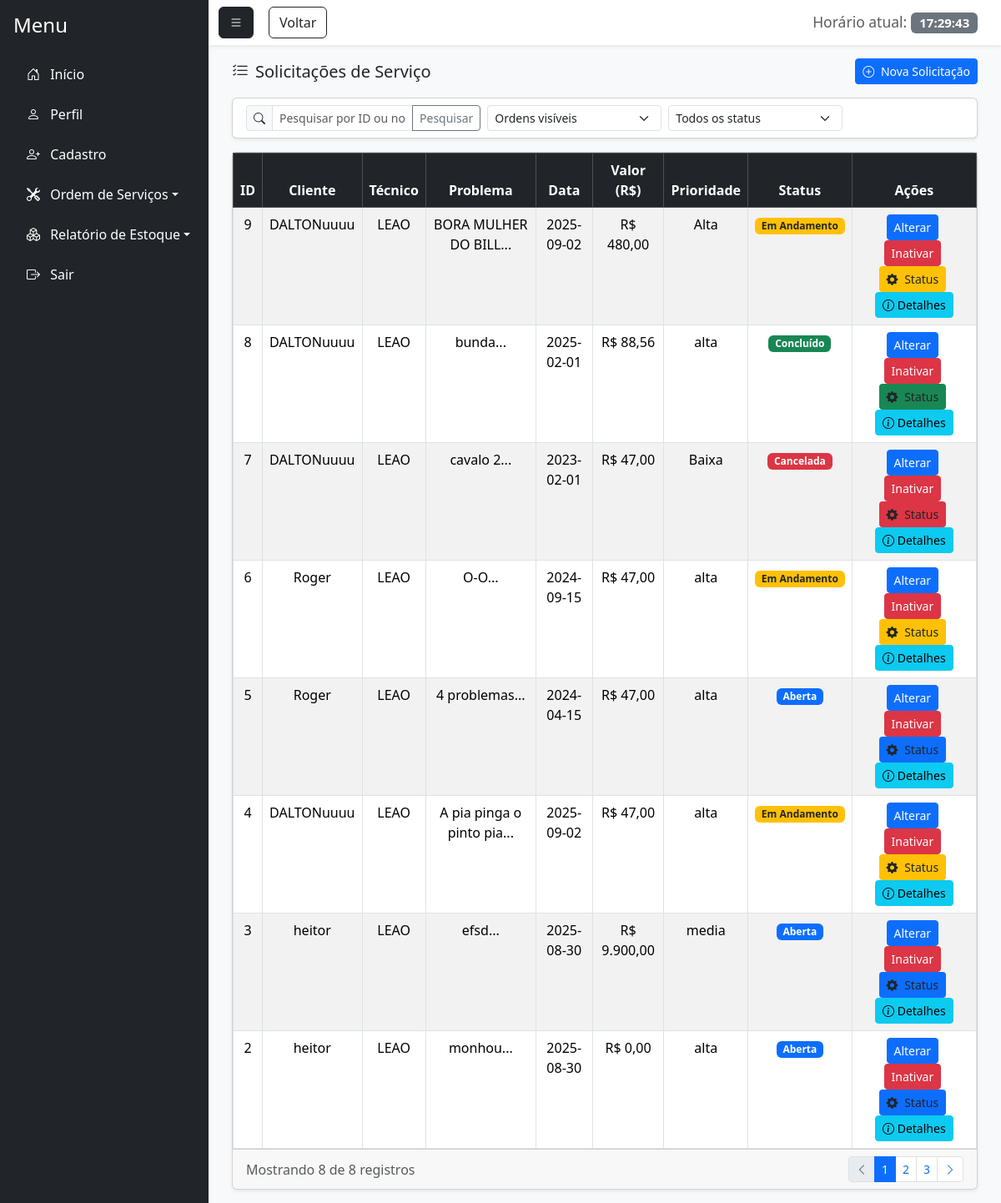
Screenshot of /consultar_ordem.php (signed in) with the database file from the repository.
### tables this page shows
CREATE TABLE `nova_ordem` (
  `id_ordem` int(11) NOT NULL,
  `id_funcionario` int(11) NOT NULL,
  `nome_client_ordem` varchar(100) NOT NULL,
  `tecnico` varchar(100) DEFAULT NULL,
  `marca_aparelho` varchar(100) DEFAULT NULL,
  `tempo_uso` varchar(50) DEFAULT NULL,
  `problema` text DEFAULT NULL,
  `prioridade` varchar(20) DEFAULT NULL,
  `observacao` text DEFAULT NULL,
  `dt_recebimento` date DEFAULT NULL,
  `valor_total` decimal(10,2) NOT NULL,
  `metodo_pag` varchar(50) DEFAULT NULL,
  `id_peca_est` int(11) DEFAULT NULL,
  `id_cliente` int(11) DEFAULT NULL,
  `status_ordem` enum('Aberta','Em Andamento','Aguardando Peças','Concluído','Cancelada') DEFAULT 'Aberta',
  `id_usuario` int(11) DEFAULT NULL
);

CREATE TABLE `usuario` (
  `id_usuario` int(11) NOT NULL,
  `nome_usuario` varchar(100) NOT NULL,
  `senha` varchar(255) NOT NULL,
  `email` varchar(100) NOT NULL,
  `senha_temporaria` tinyint(1) DEFAULT 0,
  `id_perfil` int(11) NOT NULL,
  `status` enum('Ativo','Inativo') DEFAULT 'Ativo',
  `id_motivo_inatividade` int(11) DEFAULT NULL,
  `data_inatividade` date DEFAULT NULL,
  `observacao_inatividade` text DEFAULT NULL
);

### consultar_ordem.php (the view, shortened to what this page needs)
<?php
    require_once 'conexao.php';
    require_once 'php/permissoes.php';
    $sql = "SELECT no.id_ordem,
                   no.nome_client_ordem,
                   u.nome_usuario AS nome_tecnico,
                   u.id_usuario AS id_tecnico,
                   no.problema,
                   no.dt_recebimento,
                   no.valor_total,
                   no.marca_aparelho,
                   no.prioridade,
                   no.observacao,
                   no.status_ordem AS statuss,
                   c.nome_cliente,
                   no.id_cliente,
                   f.nome_funcionario
            FROM nova_ordem no
            LEFT JOIN cliente c ON no.id_cliente = c.id_cliente
            LEFT JOIN funcionario f ON no.id_funcionario = f.id_funcionario
            LEFT JOIN usuario u ON no.tecnico = u.id_usuario";
    $sql .= " ORDER BY no.id_ordem DESC";
    $stmt = $pdo->prepare($sql);
    $stmt->execute();
    $ordens = $stmt->fetchAll(PDO::FETCH_ASSOC);
    $filtro_oculto = isset($_GET['filtro_oculto']) ? $_GET['filtro_oculto'] : '0';
    if ($filtro_oculto == '0') {
        $ordens = array_filter($ordens, function($ordem) {
            return !in_array($ordem['id_ordem'], $_SESSION['ordens_ocultas']);
        });
    } else {
        $ordens = array_filter($ordens, function($ordem) {
            return in_array($ordem['id_ordem'], $_SESSION['ordens_ocultas']);
        });
    }
?>
<!DOCTYPE html>
<html lang="pt-BR">
<head>
    <link href="https://cdn.jsdelivr.net/npm/bootstrap@5.3.7/dist/css/bootstrap.min.css" rel="stylesheet">
    <link rel="stylesheet" href="https://cdn.jsdelivr.net/npm/bootstrap-icons@1.11.1/font/bootstrap-icons.css">
    <link href="https://cdn.jsdelivr.net/npm/bootstrap-icons@1.11.1/font/bootstrap-icons.css" rel="stylesheet">
</head>
<body class="bg-light">
    <div class="d-flex vh-100 bg-light">
        <div class="flex-grow-1 d-flex flex-column">
            <nav class="navbar navbar-light bg-white shadow-sm">
                <div class="container-fluid">
                    <button class="btn btn-dark" id="menu-toggle"><i class="bi bi-list"></i></button>
                    <button class="btn btn-outline-dark" style="position: absolute; margin-left: 60px;" onclick="history.back()">Voltar</button>
                    <span class="navbar-brand mb-0 h1">
                        <small class="text-muted">Horário atual:</small>
                        <span id="liveClock" class="badge bg-secondary"></span>
                    </span>
                </div>
            </nav>
            <div class="flex-grow-1 p-3" style="overflow-y: auto;">
                <div class="container-fluid">
                    <div class="d-flex justify-content-between align-items-center mb-3">
                        <h5 class="mb-0"><i class="bi bi-list-check me-2"></i>Solicitações de Serviço</h5>
                        <a href="nova_ordem.php" class="btn btn-primary btn-sm">
                            <i class="bi bi-plus-circle me-1"></i> Nova Solicitação
                        </a>
                    </div>
                    <div class="card shadow-sm mb-3">
                        <div class="card-body py-2">
                            <form method="GET" action="consultar_ordem.php" id="filterForm">
                                <div class="row g-2">
                                    <div class="col-md-4">
                                        <div class="input-group input-group-sm">
                                            <span class="input-group-text"><i class="bi bi-search"></i></span>
                                            <input type="text" id="busca" name="busca" class="form-control"
                                                placeholder="Pesquisar por ID ou nome do cliente..."
                                                value="<?= isset($_GET['busca']) ? htmlspecialchars($_GET['busca']) : '' ?>">
                                            <button class="btn btn-outline-secondary" type="submit">Pesquisar</button>
                                        </div>
                                    </div>
                                    <div class="col-md-3">
                                        <select name="filtro_oculto" id="filtro_oculto" class="form-select form-select-sm">
                                            <option value="0" <?= (isset($_GET['filtro_oculto']) && $_GET['filtro_oculto'] == '0') ? 'selected' : '' ?>>Ordens visíveis</option>
                                        </select>
                                    </div>
                                    <div class="col-md-3">
                                        <select name="statuss" id="statuss" class="form-select form-select-sm">
                                            <option value="">Todos os status</option>
                                        </select>
                                    </div>
                                    <div class="col-md-2">
                                    </div>
                                </div>
                            </form>
                        </div>
                    </div>
                    <div class="card shadow-sm">
                        <div class="card-body p-0">
                            <div class="table-responsive">
                                <?php if(!empty($ordens)): ?>
                                    <table class="table table-striped table-hover table-bordered mb-0">
                                        <thead class="table-dark">
                                            <tr>
                                                <th><center>ID</center></th>
                                                <th><center>Cliente</center></th>
                                                <th><center>Técnico</center></th>
                                                <th><center>Problema</center></th>
                                                <th><center>Data</center></th>
                                                <th><center>Valor (R$)</center></th>
                                                <th><center>Prioridade</center></th>
                                                <th><center>Status</center></th>
                                                <th class="text-center">Ações</th>
                                            </tr>
                                        </thead>
                                        <tbody>
                                            <?php foreach($ordens as $ordem): ?>
                                                <tr>
                                                    <td><center><?= htmlspecialchars($ordem['id_ordem']) ?></center></td>
                                                    <td><center><?= htmlspecialchars($ordem['nome_cliente'] ? $ordem['nome_cliente'] : $ordem['nome_client_ordem']) ?></center></td>
                                                    <td><center><?= htmlspecialchars($ordem['nome_tecnico'] ? $ordem['nome_tecnico'] : 'Não atribuído') ?></center></td>
                                                    <td><center><?= htmlspecialchars(substr($ordem['problema'], 0, 30)) ?>...</center></td>
                                                    <td><center><?= htmlspecialchars($ordem['dt_recebimento']) ?></center></td>
                                                    <td><center>R$ <?= number_format($ordem['valor_total'], 2, ',', '.') ?></center></td>
                                                    <td><center><?= htmlspecialchars($ordem['prioridade']) ?></center></td>
                                                    <td>
                                                        <center>
                                                            <?php
                                                            $badge_class = '';
                                                            switch($ordem['statuss']) {
                                                                case 'Aberta': $badge_class = 'bg-primary'; break;
                                                                case 'Em Andamento': $badge_class = 'bg-warning text-dark'; break;
                                                                case 'Concluído': $badge_class = 'bg-success'; break;
                                                                case 'Cancelada': $badge_class = 'bg-danger'; break;
                                                            }
                                                            ?>
                                                            <span class="badge <?=$badge_class?>"><?=$ordem['statuss']?></span>
                                                        </center>
                                                    </td>
                                                    <td class="text-center">
                                                        <a href="#" class="btn btn-sm btn-primary me-1" title="Alterar" onclick="carregarDadosOrdem(<?= htmlspecialchars($ordem['id_ordem']) ?>)">Alterar</a>
                                                        <?php if ($filtro_oculto == '0'): ?>
                                                            <a href="consultar_ordem.php?acao=ocultar&id=<?= htmlspecialchars($ordem['id_ordem']) ?>"
                                                                class="btn btn-sm btn-danger me-1" title="Ocultar"
                                                                onclick="return confirm('Deseja ocultar esta ordem?')">
                                                                Inativar
                                                            </a>
                                                        <?php endif; ?>
                                                        <button type="button" class="btn btn-sm <?= $badge_class ?> me-1" onclick="abrirModalStatus(<?=htmlspecialchars($ordem['id_ordem'])?>, '<?=$ordem['statuss']?>', '<?=htmlspecialchars($ordem['id_ordem'])?>')">
                                                            <i class="bi bi-gear-fill me-1"></i> Status
                                                        </button>
                                                        <button class="btn btn-sm btn-info" onclick="mostrarDetalhes(<?=htmlspecialchars($ordem['id_ordem'])?>)">
                                                            <i class="bi bi-info-circle"></i> Detalhes
                                                        </button>
                                                    </td>
                                                </tr>
                                            <?php endforeach; ?>
                                        </tbody>
                                    </table>
                                <?php else: ?>
                                    <div class="p-3 text-center">
                                        <p>Nenhuma ordem de serviço encontrada.</p>
                                    </div>
                                <?php endif; ?>
                            </div>
                        </div>
                        <div class="card-footer py-2">
                            <div class="d-flex justify-content-between align-items-center">
                                <div>
                                    <span class="text-muted">Mostrando <?= count($ordens) ?> de <?= count($ordens) ?> registros</span>
                                </div>
                                <nav>
                                    <ul class="pagination pagination-sm mb-0">
                                        <li class="page-item disabled">
                                            <a class="page-link" href="#"><i class="bi bi-chevron-left"></i></a>
                                        </li>
                                        <li class="page-item active">
                                            <a class="page-link" href="#">1</a>
                                        </li>
                                        <li class="page-item">
                                            <a class="page-link" href="#">2</a>
                                        </li>
                                        <li class="page-item">
                                            <a class="page-link" href="#">3</a>
                                        </li>
                                        <li class="page-item">
                                            <a class="page-link" href="#"><i class="bi bi-chevron-right"></i></a>
                                        </li>
                                    </ul>
                                </nav>
                            </div>
                        </div>
                    </div>
                </div>
            </div>
</body>
</html>

### rows the page displays
nova_ordem: id_ordem "9", nome_client_ordem "DALTONuuuu", usuario.nome_usuario "LEAO", problema "BORA MULHER DO BILL", dt_recebimento "2025-09-02", valor_total "480,00", prioridade "Alta", status_ordem "Em Andamento"
nova_ordem: id_ordem "8", nome_client_ordem "DALTONuuuu", usuario.nome_usuario "LEAO", problema "bunda", dt_recebimento "2025-02-01", valor_total "88,56", prioridade "alta", status_ordem "Concluído"
nova_ordem: id_ordem "7", nome_client_ordem "DALTONuuuu", usuario.nome_usuario "LEAO", problema "cavalo 2", dt_recebimento "2023-02-01", valor_total "47,00", prioridade "Baixa", status_ordem "Cancelada"
nova_ordem: id_ordem "6", nome_client_ordem "Roger", usuario.nome_usuario "LEAO", problema "O-O", dt_recebimento "2024-09-15", valor_total "47,00", prioridade "alta", status_ordem "Em Andamento"
nova_ordem: id_ordem "5", nome_client_ordem "Roger", usuario.nome_usuario "LEAO", problema "4 problemas", dt_recebimento "2024-04-15", valor_total "47,00", prioridade "alta", status_ordem "Aberta"
nova_ordem: id_ordem "4", nome_client_ordem "DALTONuuuu", usuario.nome_usuario "LEAO", problema "A pia pinga o pinto pia", dt_recebimento "2025-09-02", valor_total "47,00", prioridade "alta", status_ordem "Em Andamento"
nova_ordem: id_ordem "3", nome_client_ordem "heitor", usuario.nome_usuario "LEAO", problema "efsd", dt_recebimento "2025-08-30", valor_total "9.900,00", prioridade "media", status_ordem "Aberta"
nova_ordem: id_ordem "2", nome_client_ordem "heitor", usuario.nome_usuario "LEAO", problema "monhou", dt_recebimento "2025-08-30", valor_total "0,00", prioridade "alta", status_ordem "Aberta"

### other values shown
$categoria "Início"
$categoria "Perfil"
$categoria "Cadastro"
$categoria "Ordem de Serviços"
$categoria "Relatório de Estoque"
count($ordens) "8"
